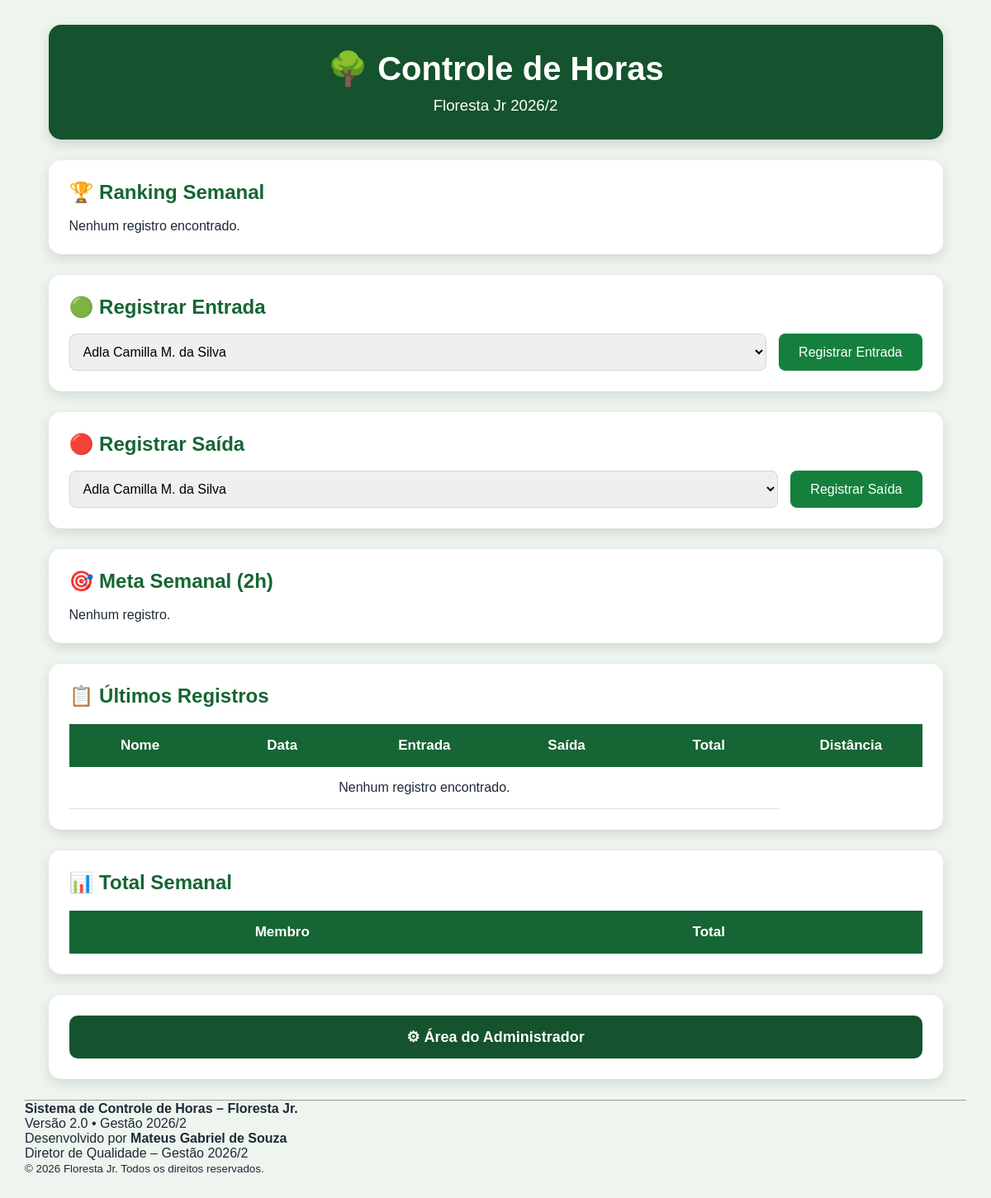
Before: / with the older database file.
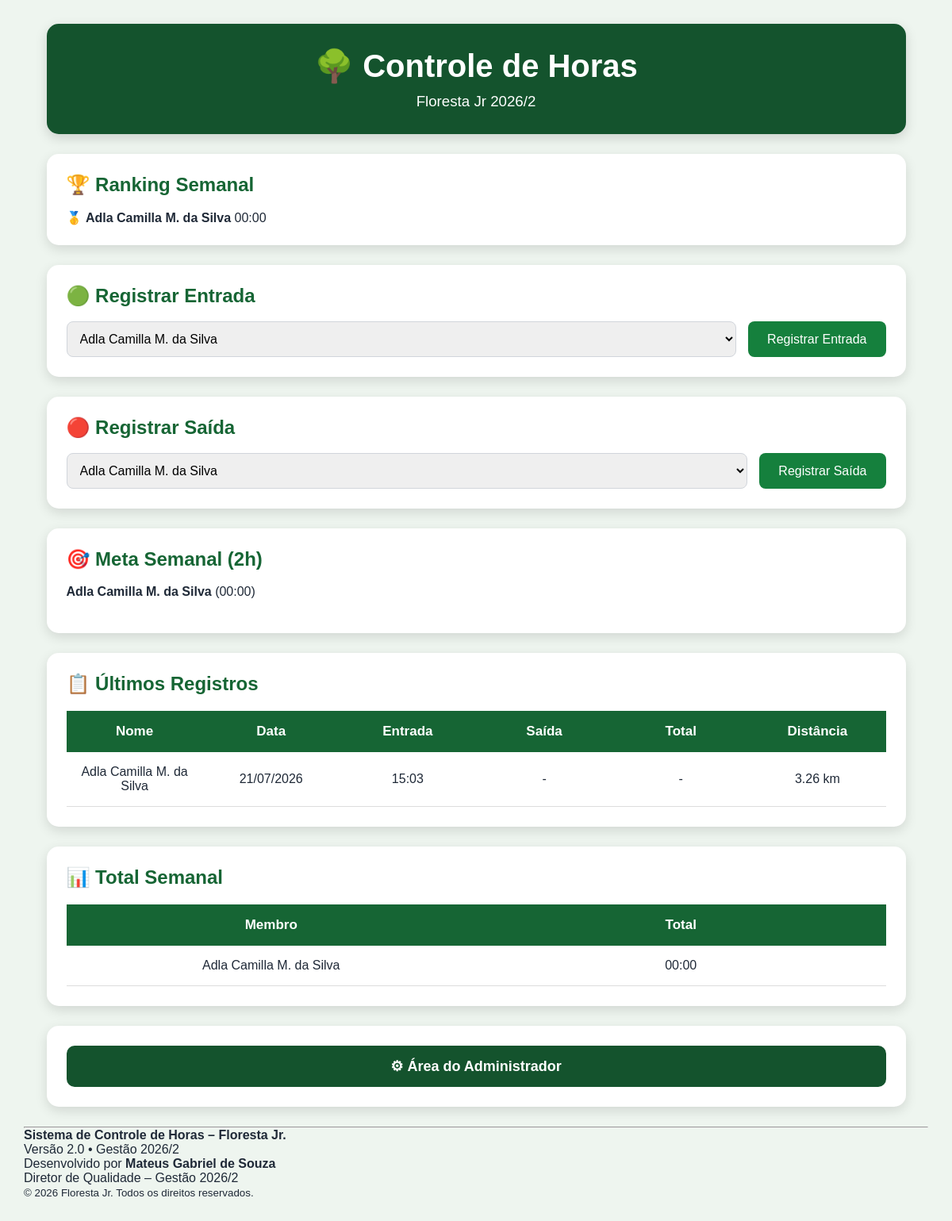
After: the same page with the newer database file.
### tables this page shows
CREATE TABLE registros(

        id INTEGER PRIMARY KEY AUTOINCREMENT,

        nome TEXT NOT NULL,

        data TEXT NOT NULL,

        entrada TEXT NOT NULL,

        saida TEXT,

        total TEXT

    , distancia TEXT);

### rotas.py (the view)
    @app.route("/")
    def home():
        registros = listar_registros()
        return render_template(
            "index.html",
            membros=MEMBROS,
            registros=registros,
            ranking=ranking_top3(),
            semanal=total_semanal(),
            progresso=progresso_meta()
        )

### banco.py (called while the page is built)
def conectar():
    return sqlite3.connect(BANCO)

def listar_registros():
    conn = conectar()
    conn.row_factory = sqlite3.Row
    cursor = conn.cursor()
    cursor.execute("""

        SELECT *

        FROM registros

        ORDER BY id DESC

    """)
    registros = cursor.fetchall()
    conn.close()
    return registros

### utils.py (called while the page is built)
def hora_para_minutos(hora):
    try:
        h, m = map(int, hora.split(":"))
        return h * 60 + m
    except:
        return 0

def minutos_para_hora(minutos):
    horas = minutos // 60
    minutos = minutos % 60
    return f"{horas:02d}:{minutos:02d}"

def total_semanal():
    registros = listar_registros()
    hoje = datetime.now()
    semana = hoje - timedelta(days=7)
    totais = {}
    for r in registros:
        try:
            data = datetime.strptime(r["data"], "%d/%m/%Y")
        except:
            continue
        if data < semana:
            continue
        nome = r["nome"]
        minutos = hora_para_minutos(r["total"])
        totais[nome] = totais.get(nome, 0) + minutos
    resultado = []
    for nome, minutos in totais.items():
        resultado.append({
            "nome": nome,
            "minutos": minutos,
            "total": minutos_para_hora(minutos)
        })
    resultado.sort(
        key=lambda x: x["minutos"],
        reverse=True
    )
    return resultado

def ranking_top3():
    ranking = total_semanal()
    medalhas = ["🥇", "🥈", "🥉"]
    top = []
    for i, pessoa in enumerate(ranking[:3]):
        top.append({
            "pos": medalhas[i],
            "nome": pessoa["nome"],
            "total": pessoa["total"]
        })
    return top

def progresso_meta():
    dados = total_semanal()
    resultado = []
    META = 120
    for pessoa in dados:
        porcentagem = int(
            min(
                pessoa["minutos"] / META * 100,
                100
            )
        )
        resultado.append({
            "nome": pessoa["nome"],
            "total": pessoa["total"],
            "porcentagem": porcentagem
        })
    return resultado

### templates/index.html (shortened to what this page needs)
<!DOCTYPE html>
<html lang="pt-BR">
<head>
    <link rel="stylesheet" href="{{ url_for('static', filename='style.css') }}">
</head>
<body>
<div class="container">
<header>
    <h1>🌳 Controle de Horas</h1>
    <h3>Floresta Jr 2026/2</h3>
</header>
<section class="card">
    <h2>🏆 Ranking Semanal</h2>
    <div class="ranking">
    {% if ranking %}
        {% for pessoa in ranking %}
        <div class="ranking-item">
            <span>{{ pessoa.pos }}</span>
            <strong>{{ pessoa.nome }}</strong>
            <span>{{ pessoa.total }}</span>
        </div>
        {% endfor %}
    {% else %}
        <p>Nenhum registro encontrado.</p>
    {% endif %}
    </div>
</section>
<section class="card">
<h2>🟢 Registrar Entrada</h2>
<form action="/entrada" method="POST" id="formEntrada">
<select name="nome">
{% for membro in membros %}
<option value="{{ membro }}">
{{ membro }}
</option>
{% endfor %}
</select>
<button type="submit">
Registrar Entrada
</button>
</form>
</section>
<section class="card">
<h2>🔴 Registrar Saída</h2>
<form action="/saida" method="POST">
<select name="nome">
{% for membro in membros %}
<option value="{{ membro }}">
{{ membro }}
</option>
{% endfor %}
</select>
<button type="submit">
Registrar Saída
</button>
</form>
</section>
<section class="card">
<h2>🎯 Meta Semanal (2h)</h2>
{% if progresso %}
{% for pessoa in progresso %}
<p>
<strong>{{ pessoa.nome }}</strong>
({{ pessoa.total }})
</p>
<br>
{% endfor %}
{% else %}
<p>Nenhum registro.</p>
{% endif %}
</section>
<section class="card">
<h2>📋 Últimos Registros</h2>
<table>
<thead>
<tr>
<th>Nome</th>
<th>Data</th>
<th>Entrada</th>
<th>Saída</th>
<th>Total</th>
<th>Distância</th>
</tr>
</thead>
<tbody>
{% if registros %}
{% for registro in registros %}
<tr>
<td>{{ registro.nome }}</td>
<td>{{ registro.data }}</td>
<td>{{ registro.entrada }}</td>
<td>{{ registro.saida or "-" }}</td>
<td>{{ registro.total or "-" }}</td>
<td>{{ registro.distancia or "-" }}</td>
</tr>
{% endfor %}
{% else %}
<tr>
<td colspan="5">
Nenhum registro encontrado.
</td>
</tr>
{% endif %}
</tbody>
</table>
</section>
<section class="card">
<h2>📊 Total Semanal</h2>
<table>
<thead>
<tr>
<th>Membro</th>
<th>Total</th>
</tr>
</thead>
<tbody>
{% for pessoa in semanal %}
<tr>
<td>{{ pessoa.nome }}</td>
<td>{{ pessoa.total }}</td>
</tr>
{% endfor %}
</tbody>
</table>
</section>
<section class="card">
<a href="/admin"
class="botao-admin">
⚙ Área do Administrador
</a>
</section>
</div>
</body>
</html>
<footer class="footer">
    <hr>
    <p><strong>Sistema de Controle de Horas – Floresta Jr.</strong></p>
    <p>Versão 2.0 • Gestão 2026/2</p>
    <p>Desenvolvido por <strong>Mateus Gabriel de Souza</strong></p>
    <p>Diretor de Qualidade – Gestão 2026/2</p>
    <small>© 2026 Floresta Jr. Todos os direitos reservados.</small>
</footer>

### static/style.css (style rules this page uses)
* { margin:0; padding:0; box-sizing:border-box; font-family:Arial, Helvetica, sans-serif; }
body { background:#eef5ef; color:#1f2937; padding:30px; }
.container { width:95%; max-width:1200px; margin:auto; }
header { background:#14532d; color:white; text-align:center; padding:30px; border-radius:15px; margin-bottom:25px; box-shadow:0px 5px 15px rgba(0,0,0,.15); }
header h1 { font-size:40px; }
header h3 { margin-top:10px; font-weight:400; }
.card { background:white; border-radius:15px; padding:25px; margin-bottom:25px; box-shadow:0 5px 15px rgba(0,0,0,.12); }
.card h2 { color:#166534; margin-bottom:18px; }
form { display:flex; gap:15px; flex-wrap:wrap; }
select { flex:1; min-width:260px; padding:12px; border-radius:8px; border:1px solid #d1d5db; font-size:16px; }
button { padding:12px 24px; border:none; border-radius:8px; cursor:pointer; font-size:16px; background:#15803d; color:white; transition:.3s; }
.botao-admin { display:inline-block; width:100%; text-align:center; text-decoration:none; background:#14532d; color:white; padding:15px; border-radius:10px; font-size:18px; font-weight:bold; transition:.3s; }
table { width:100%; border-collapse:collapse; margin-top:20px; table-layout:fixed; }
th { background:#166534; color:white; padding:16px; font-size:17px; text-align:center; }
td { padding:16px; font-size:16px; text-align:center; border-bottom:1px solid #ddd; word-wrap:break-word; }

Changed rows visible on the page:
added registros: pos "🥇", nome "Adla Camilla M. da Silva", total "00:00", data "21/07/2026", entrada "15:03", saida "-", total "-", distancia "3.26 km"
Other visible differences:
text no longer shown: "Nenhum registro encontrado. Nenhum registro. Nenhum registro encontrado."
